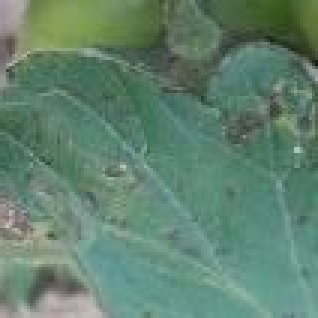
#> input picture Project/Question-2-CNN/python/dataset/test/alternaria_mite_d/1154449246_1661179050831 - Copy - Copy (2)-tp2CKO.jpg, 106 x 106 px (shown 3 times larger); its folder holds only this picture in this run
$ python mobilenet_test_mcu.py
#> lines starting #> are read from the running program, lines starting #| are printed output that depends on the picture
import serial
import cv2
import numpy as np
import time
import os
import random
import matplotlib.pyplot as plt
import seaborn as sns
from sklearn.metrics import classification_report, confusion_matrix, accuracy_score, f1_score, precision_score, recall_score

# --- SETTINGS ---
COM_PORT = 'COM6'        # Check Device Manager
BAUD_RATE = 115200
TEST_DIR = "dataset/test"
IMG_SIZE = 96

# --- CLASS NAMES (16 Classes for Tomato) ---
CLASS_NAMES = [
    "alternaria_d", "alternaria_mite_d", "bacterial_floundering_d",
    "blossom_end_rot_d", "caterpillars_p", "fusarium_d",
    "healthy_fruit", "healthy_leaf", "helicoverpa_armigera_p",
    "mite_d", "nitrogen_exces_d", "spodoptera_frugiperda_p",
    "sunburn_d", "tomato_late_blight_d", "tuta_absoluta_p", "virosis_d"
]

# --- CONNECTION ---
print(f"[INIT] Connecting to {COM_PORT}...")
try:
    ser = serial.Serial(COM_PORT, BAUD_RATE, timeout=10, dsrdtr=True)
    print("[SUCCESS] Port opened.")
except Exception as e:
    print(f"[ERROR] {e}")
    exit()

# --- LOAD TEST IMAGES ---
test_images = []
for label_name in os.listdir(TEST_DIR):
    folder_path = os.path.join(TEST_DIR, label_name)
    if os.path.isdir(folder_path) and label_name in CLASS_NAMES:
        true_index = CLASS_NAMES.index(label_name)
        for file in os.listdir(folder_path):
            if file.lower().endswith(('.png', '.jpg', '.jpeg')):
                test_images.append({
                    'path': os.path.join(folder_path, file),
                    'label': label_name,
                    'index': true_index
                })

random.shuffle(test_images)
# Limit to 100 images for a manageable test run. Remove [:100] to test ALL images.
test_images = test_images[:100]

# --- METRIC TRACKERS ---
y_true = []
y_pred = []

# --- HELPER ---
def send_image_in_chunks(serial_port, data, chunk_size=32, delay=0.002):
    for i in range(0, len(data), chunk_size):
        serial_port.write(data[i:i+chunk_size])
        time.sleep(delay)

print(f"\n--- STARTING MCU VISUAL TEST ({len(test_images)} IMAGES) ---")
print("Press 'q' in the image window to stop early, any other key for next image.")
ser.reset_input_buffer()

for i, entry in enumerate(test_images):
    img = cv2.imread(entry['path'])
#> img is the input picture: shape (106, 106, 3); mean B, G, R 111, 130.3, 97.3
    if img is None: continue

    # Preprocessing for MCU
    img_rgb = cv2.cvtColor(img, cv2.COLOR_BGR2RGB)
    img_resized = cv2.resize(img_rgb, (IMG_SIZE, IMG_SIZE))
    input_data = np.array(img_resized, dtype=np.float32) - 128.0
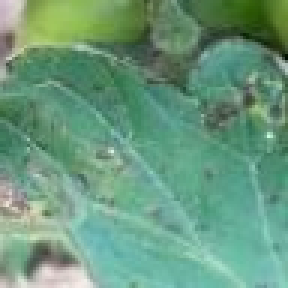
#> input_data: shape (96, 96, 3) float32 (shown 3 times larger); mean R, G, B -30.8, 2.2, -17.2; drawn with min black and max white
    input_data = np.clip(input_data, -128, 127).astype(np.int8)

    # Handshake
    handshake = False
    start_time = time.time()
    while time.time() - start_time < 5:
#> (the run stopped early here; a loop or call above may not have finished)
